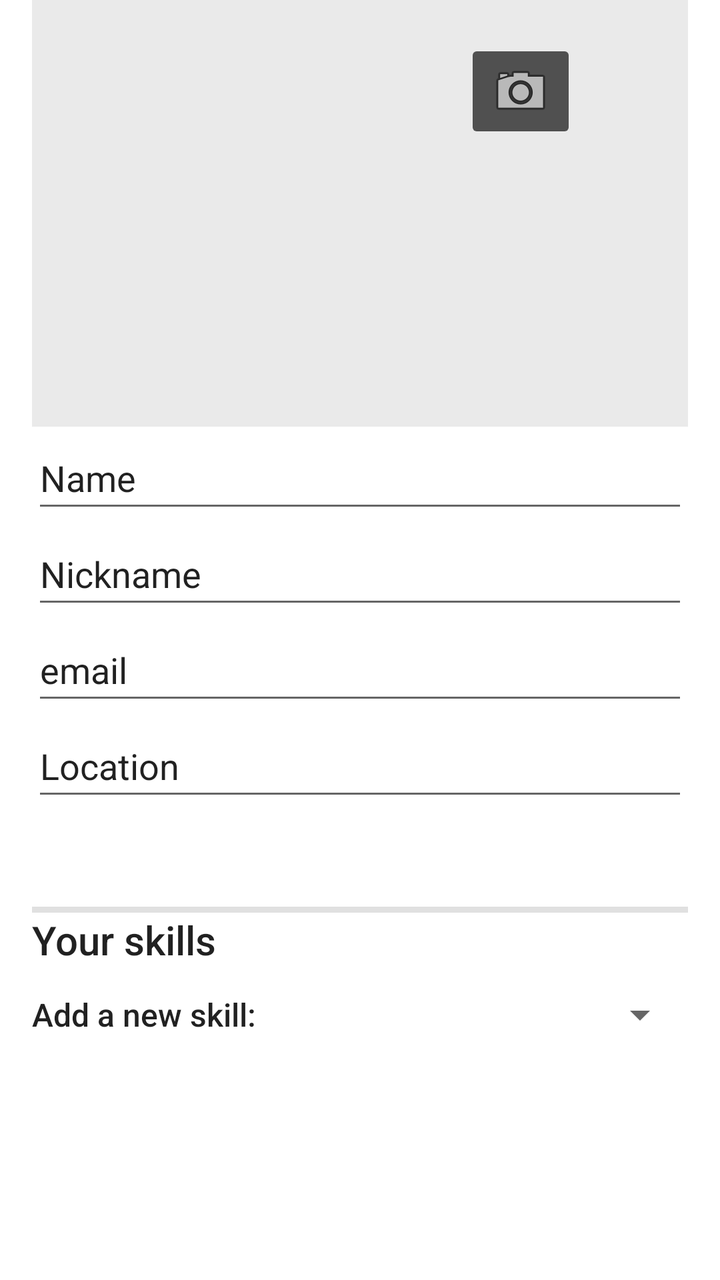
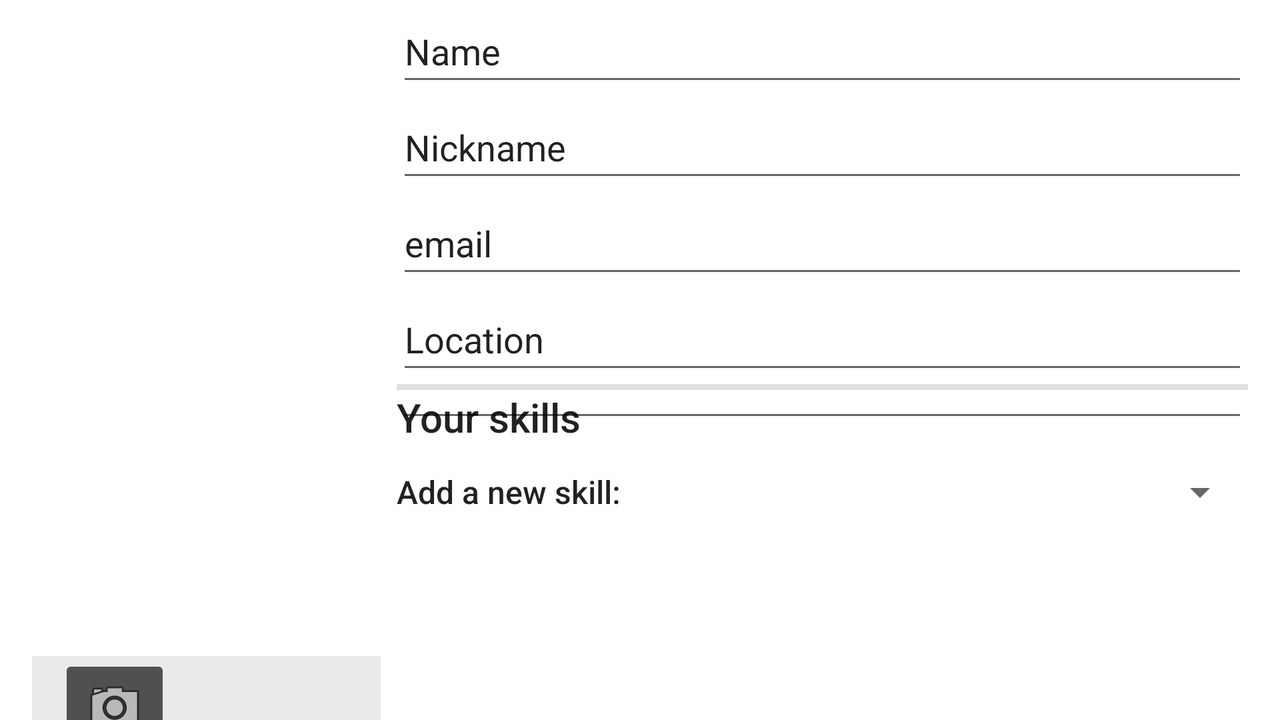

Two renders of one Android screen. The first uses the default layout on a phone; the second uses the alternative layout the repository ships for a different screen configuration, on a matching device. The two XML files are below.
<!-- AndroidManifest.xml: application theme Theme.ShowProfileActivity -->
<!-- res/layout/fragment_edit.xml -->
<?xml version="1.0" encoding="utf-8"?>
<androidx.constraintlayout.widget.ConstraintLayout xmlns:android="http://schemas.android.com/apk/res/android"
    xmlns:app="http://schemas.android.com/apk/res-auto"
    xmlns:tools="http://schemas.android.com/tools"
    android:layout_width="match_parent"
    android:layout_height="match_parent"
    app:layout_constraintVertical_weight="1"
    tools:context=".FirebaseActivity">

    <ImageView
        android:id="@+id/imageView_edit"
        android:layout_width="0dp"
        android:layout_height="0dp"
        android:layout_marginLeft="16dp"
        android:layout_marginRight="16dp"
        android:background="#EAEAEA"
        android:contentDescription="@string/todo"
        app:layout_constraintBottom_toTopOf="@+id/constraintLayout"
        app:layout_constraintEnd_toEndOf="parent"
        app:layout_constraintHorizontal_bias="1.0"
        app:layout_constraintStart_toStartOf="parent"
        app:layout_constraintTop_toTopOf="parent"
        app:layout_constraintVertical_weight="1"
        app:srcCompat="@drawable/avatr" />

    <androidx.constraintlayout.widget.ConstraintLayout
        android:id="@+id/constraintLayout"
        style="add"
        android:layout_width="0dp"
        android:layout_height="0dp"
        android:layout_marginStart="16dp"
        android:layout_marginEnd="16dp"
        app:layout_constraintBottom_toBottomOf="parent"
        app:layout_constraintEnd_toEndOf="parent"
        app:layout_constraintHorizontal_bias="0.0"
        app:layout_constraintStart_toStartOf="parent"
        app:layout_constraintTop_toBottomOf="@+id/imageView_edit"
        app:layout_constraintVertical_weight="2">

        <EditText
            android:id="@+id/edit_fullname"
            android:layout_width="match_parent"
            android:layout_height="wrap_content"
            android:ems="10"
            android:hint="@string/name_and_surname"
            android:inputType="textPersonName"
            android:minHeight="48dp"
            android:text="@string/name"
            app:layout_constraintBottom_toTopOf="@+id/edit_nickname"
            app:layout_constraintEnd_toEndOf="parent"
            app:layout_constraintHorizontal_bias="1.0"
            app:layout_constraintStart_toStartOf="parent"
            app:layout_constraintTop_toTopOf="parent"
            app:layout_constraintVertical_chainStyle="spread" />

        <EditText
            android:id="@+id/edit_nickname"
            android:layout_width="match_parent"
            android:layout_height="wrap_content"
            android:ems="10"
            android:hint="@string/nickname"
            android:inputType="textPersonName"
            android:minHeight="48dp"
            android:text="@string/nickname1"
            app:layout_constraintBottom_toTopOf="@+id/edit_email"
            app:layout_constraintStart_toStartOf="parent"
            app:layout_constraintTop_toBottomOf="@+id/edit_fullname" />

        <EditText
            android:id="@+id/edit_email"
            android:layout_width="match_parent"
            android:layout_height="wrap_content"
            android:ems="10"
            android:hint="@string/email"
            android:inputType="textEmailAddress"
            android:minHeight="48dp"
            android:text="@string/email"
            app:layout_constraintBottom_toTopOf="@+id/edit_location"
            app:layout_constraintEnd_toEndOf="parent"
            app:layout_constraintStart_toStartOf="parent"
            app:layout_constraintTop_toBottomOf="@+id/edit_nickname" />

        <EditText
            android:id="@+id/edit_location"
            android:layout_width="match_parent"
            android:layout_height="wrap_content"
            android:ems="10"
            android:hint="@string/location"
            android:inputType="textPersonName"
            android:minHeight="48dp"
            android:text="@string/location"
            app:layout_constraintBottom_toTopOf="@+id/credit"
            app:layout_constraintEnd_toEndOf="parent"
            app:layout_constraintStart_toStartOf="parent"
            app:layout_constraintTop_toBottomOf="@+id/edit_email" />

        <TextView
            android:id="@+id/credit"
            android:layout_width="match_parent"
            android:layout_height="wrap_content"
            android:minHeight="48dp"
            app:layout_constraintBottom_toTopOf="@+id/divider5"
            app:layout_constraintEnd_toEndOf="parent"
            app:layout_constraintStart_toStartOf="parent"
            app:layout_constraintTop_toBottomOf="@+id/edit_location" />


        <View
            android:id="@+id/divider5"
            android:layout_width="match_parent"
            android:layout_height="3dp"
            android:background="?android:attr/listDivider"
            app:layout_constraintBottom_toTopOf="@+id/textView18"
            app:layout_constraintTop_toBottomOf="@+id/edit_location"
            tools:layout_editor_absoluteX="0dp" />

        <TextView
            android:id="@+id/textView18"
            android:layout_width="match_parent"
            android:layout_height="wrap_content"
            android:text="@string/your_skills"
            android:textAlignment="viewStart"
            android:textAppearance="@style/TextAppearance.AppCompat.Body2"
            android:textSize="20sp"
            app:layout_constraintBottom_toTopOf="@+id/textView19"
            app:layout_constraintTop_toBottomOf="@+id/divider5"
            tools:layout_editor_absoluteX="0dp" />

        <TextView
            android:id="@+id/textView19"
            android:layout_width="120dp"
            android:layout_height="wrap_content"
            android:gravity="center_vertical"
            android:minHeight="48dp"
            android:text="Add a new skill:"
            android:textAppearance="@style/TextAppearance.AppCompat.Body2"
            android:textSize="16sp"
            app:layout_constraintBottom_toTopOf="@id/rv_skill_edit_profile"
            app:layout_constraintEnd_toStartOf="@id/spinnerEditProfile"
            app:layout_constraintStart_toStartOf="parent"
            app:layout_constraintTop_toBottomOf="@+id/textView18" />

        <Spinner
            android:id="@+id/spinnerEditProfile"
            android:layout_width="0dp"
            android:layout_height="wrap_content"
            android:minHeight="48dp"
            android:textAlignment="center"
            app:layout_constraintBottom_toTopOf="@id/rv_skill_edit_profile"
            app:layout_constraintEnd_toEndOf="parent"
            app:layout_constraintHorizontal_bias="1.0"
            app:layout_constraintStart_toEndOf="@+id/textView19"
            app:layout_constraintTop_toBottomOf="@id/textView18" />

        

        <androidx.recyclerview.widget.RecyclerView
            android:id="@+id/rv_skill_edit_profile"
            android:layout_width="0dp"
            android:layout_height="0dp"
            app:layout_constraintBottom_toBottomOf="parent"
            app:layout_constraintEnd_toEndOf="parent"
            app:layout_constraintStart_toStartOf="parent"
            app:layout_constraintTop_toBottomOf="@+id/spinnerEditProfile"
            app:layout_constraintVertical_bias="1.0" />
    </androidx.constraintlayout.widget.ConstraintLayout>

    <ImageButton
        android:id="@+id/imageButton2"
        style="@style/Widget.AppCompat.ImageButton"
        android:layout_width="wrap_content"
        android:layout_height="wrap_content"
        android:backgroundTint="#505050"
        android:contentDescription="@string/imagebutton2"
        app:layout_constraintBottom_toBottomOf="@+id/imageView_edit"
        app:layout_constraintEnd_toEndOf="@+id/imageView_edit"
        app:layout_constraintHorizontal_bias="0.795"
        app:layout_constraintStart_toStartOf="@+id/imageView_edit"
        app:layout_constraintTop_toTopOf="@+id/imageView_edit"
        app:layout_constraintVertical_bias="0.121"
        app:srcCompat="@android:drawable/ic_menu_camera"
        tools:srcCompat="@android:drawable/ic_menu_camera" />

</androidx.constraintlayout.widget.ConstraintLayout>
<!-- resources referenced by this layout -->
<resources>
  <string name="email">email</string>
  <string name="imagebutton2">imageButton2</string>
  <string name="location">Location</string>
  <string name="name">Name</string>
  <string name="name_and_surname">Name and surname</string>
  <string name="nickname">nickname</string>
  <string name="nickname1">Nickname</string>
  <string name="todo">TODO</string>
  <string name="your_skills">Your skills</string>
  <style name="Theme.ShowProfileActivity" parent="Theme.MaterialComponents.DayNight.DarkActionBar">
          
          <item name="colorPrimary">@color/primary_dark</item>
          <item name="colorPrimaryVariant">@color/primary_dark</item>
          <item name="colorOnPrimary">@color/white</item>
          
          <item name="colorSecondary">@color/accent</item>
          <item name="colorSecondaryVariant">@color/primary_dark</item>
          <item name="colorOnSecondary">@color/black</item>
          
          <item name="android:statusBarColor" tools:targetApi="l">?attr/colorPrimaryVariant</item>
          
      </style>
  <color name="primary_dark">#0097A7</color>
  <color name="white">#FFFFFFFF</color>
  <color name="accent">#FFC107</color>
  <color name="black">#FF000000</color>
</resources>
<!-- res/layout-land/fragment_edit.xml (the repository's variant of the layout above) -->
<!-- drawn on the phone turned sideways -->
<?xml version="1.0" encoding="utf-8"?>
<androidx.constraintlayout.widget.ConstraintLayout xmlns:android="http://schemas.android.com/apk/res/android"
    xmlns:app="http://schemas.android.com/apk/res-auto"
    xmlns:tools="http://schemas.android.com/tools"
    android:id="@+id/ConstraintLayout"
    android:layout_width="match_parent"
    android:layout_height="match_parent"
    android:layout_marginStart="16dp"
    android:layout_marginEnd="16dp">

    <ImageView
        android:id="@+id/imageView_edit"
        android:layout_width="0dp"
        android:layout_height="wrap_content"
        android:layout_alignParentStart="true"
        android:layout_marginEnd="16dp"
        android:background="#EAEAEA"
        android:contentDescription="@string/image_profile"
        android:padding="16dp"
        android:scaleType="fitStart"
        app:layout_constraintBottom_toBottomOf="parent"
        app:layout_constraintEnd_toStartOf="@+id/scrollView4"
        app:layout_constraintHorizontal_bias="0.5"
        app:layout_constraintHorizontal_chainStyle="spread_inside"
        app:layout_constraintStart_toStartOf="parent"
        app:layout_constraintTop_toTopOf="parent"
        app:layout_constraintVertical_bias="1.0"
        app:layout_constraintWidth_percent="0.3"
        app:srcCompat="@drawable/avatr" />

    <ScrollView
        android:id="@+id/scrollView4"
        android:layout_width="0dp"
        android:layout_height="match_parent"
        android:layout_alignParentEnd="false"
        app:layout_constraintBottom_toBottomOf="parent"
        app:layout_constraintEnd_toEndOf="parent"
        app:layout_constraintHorizontal_bias="0.5"
        app:layout_constraintTop_toTopOf="parent"
        app:layout_constraintVertical_bias="1.0"
        app:layout_constraintWidth_percent="0.7">

        <androidx.constraintlayout.widget.ConstraintLayout
            android:id="@+id/linearLayout"
            android:layout_width="match_parent"
            android:layout_height="409dp"
            android:orientation="vertical"
            app:layout_constraintBottom_toBottomOf="parent"
            app:layout_constraintHorizontal_bias="0.5"
            app:layout_constraintTop_toTopOf="parent"
            tools:layout_editor_absoluteY="181dp">

            <EditText
                android:id="@+id/edit_fullname"
                android:layout_width="match_parent"
                android:layout_height="wrap_content"
                android:ems="10"
                android:hint="@string/name_and_surname"
                android:inputType="textPersonName"
                android:minHeight="48dp"
                android:text="@string/name"
                app:layout_constraintBottom_toTopOf="@+id/edit_nickname"
                app:layout_constraintEnd_toEndOf="parent"
                app:layout_constraintHorizontal_bias="0.5"
                app:layout_constraintStart_toStartOf="parent"
                app:layout_constraintTop_toTopOf="parent"
                app:layout_constraintVertical_chainStyle="packed" />

            <EditText
                android:id="@+id/edit_nickname"
                android:layout_width="match_parent"
                android:layout_height="wrap_content"
                android:ems="10"
                android:hint="@string/nickname"
                android:inputType="textPersonName"
                android:minHeight="48dp"
                android:text="@string/nickname1"
                app:layout_constraintBottom_toTopOf="@+id/edit_email"
                app:layout_constraintStart_toStartOf="parent"
                app:layout_constraintTop_toBottomOf="@+id/edit_fullname" />

            <EditText
                android:id="@+id/edit_email"
                android:layout_width="match_parent"
                android:layout_height="wrap_content"
                android:ems="10"
                android:hint="@string/email"
                android:inputType="textEmailAddress"
                android:minHeight="48dp"
                android:text="@string/email"
                app:layout_constraintBottom_toTopOf="@+id/edit_location"
                app:layout_constraintEnd_toEndOf="parent"
                app:layout_constraintHorizontal_bias="0.5"
                app:layout_constraintStart_toStartOf="parent"
                app:layout_constraintTop_toBottomOf="@+id/edit_nickname" />

            <EditText
                android:id="@+id/edit_location"
                android:layout_width="match_parent"
                android:layout_height="wrap_content"
                android:ems="10"
                android:hint="@string/location"
                android:inputType="textPersonName"
                android:minHeight="48dp"
                android:text="@string/location"
                app:layout_constraintEnd_toEndOf="parent"
                app:layout_constraintHorizontal_bias="0.5"
                app:layout_constraintStart_toStartOf="parent"
                app:layout_constraintTop_toBottomOf="@+id/edit_email"/>
            <EditText
                android:id="@+id/credit"
                android:layout_width="match_parent"
                android:layout_height="wrap_content"
                android:minHeight="48dp"
                android:textSize="16sp"
                android:editable="false"
                android:gravity="center_vertical"
                app:layout_constraintBottom_toTopOf="@+id/divider5"
                app:layout_constraintEnd_toEndOf="parent"
                app:layout_constraintStart_toStartOf="parent"
                app:layout_constraintTop_toBottomOf="@+id/edit_location" />



            <View
                android:id="@+id/divider5"
                android:layout_width="match_parent"
                android:layout_height="3dp"
                android:background="?android:attr/listDivider"
                app:layout_constraintBottom_toTopOf="@+id/textView18"
                app:layout_constraintTop_toBottomOf="@+id/edit_location"
                tools:layout_editor_absoluteX="0dp" />

            <TextView
                android:id="@+id/textView18"
                android:layout_width="match_parent"
                android:layout_height="wrap_content"
                android:text="@string/your_skills"
                android:textAlignment="viewStart"
                android:textAppearance="@style/TextAppearance.AppCompat.Body2"
                android:textSize="20sp"
                app:layout_constraintBottom_toTopOf="@+id/textView19"
                app:layout_constraintTop_toBottomOf="@+id/divider5"
                tools:layout_editor_absoluteX="0dp" />

            <TextView
                android:id="@+id/textView19"
                android:layout_width="120dp"
                android:layout_height="wrap_content"
                android:gravity="center_vertical"
                android:minHeight="48dp"
                android:text="Add a new skill:"
                android:textAppearance="@style/TextAppearance.AppCompat.Body2"
                android:textSize="16sp"
                app:layout_constraintBottom_toTopOf="@id/rv_skill_edit_profile"
                app:layout_constraintEnd_toStartOf="@id/spinnerEditProfile"
                app:layout_constraintStart_toStartOf="parent"
                app:layout_constraintTop_toBottomOf="@+id/textView18" />

            <Spinner
                android:id="@+id/spinnerEditProfile"
                android:layout_width="0dp"
                android:layout_height="wrap_content"
                android:minHeight="48dp"
                android:textAlignment="center"
                app:layout_constraintBottom_toTopOf="@id/rv_skill_edit_profile"
                app:layout_constraintEnd_toEndOf="parent"
                app:layout_constraintHorizontal_bias="1.0"
                app:layout_constraintStart_toEndOf="@+id/textView19"
                app:layout_constraintTop_toBottomOf="@id/textView18"
                app:layout_constraintVertical_bias="0.53" />

            <androidx.recyclerview.widget.RecyclerView
                android:id="@+id/rv_skill_edit_profile"
                android:layout_width="0dp"
                android:layout_height="wrap_content"
                app:layout_constraintBottom_toBottomOf="parent"
                app:layout_constraintEnd_toEndOf="parent"
                app:layout_constraintHorizontal_bias="0.0"
                app:layout_constraintStart_toStartOf="parent"
                app:layout_constraintTop_toBottomOf="@+id/spinnerEditProfile" />


        </androidx.constraintlayout.widget.ConstraintLayout>
    </ScrollView>

    <ImageButton
        android:id="@+id/imageButton2"
        android:layout_width="wrap_content"
        android:layout_height="wrap_content"
        android:backgroundTint="#505050"
        android:contentDescription="@string/imagebutton2"
        app:layout_constraintBottom_toBottomOf="parent"
        app:layout_constraintEnd_toEndOf="parent"
        app:layout_constraintHorizontal_bias="0.024"
        app:layout_constraintStart_toStartOf="parent"
        app:layout_constraintTop_toTopOf="@+id/imageView_edit"
        app:layout_constraintVertical_bias="0.044"
        app:srcCompat="@android:drawable/ic_menu_camera" />
</androidx.constraintlayout.widget.ConstraintLayout>
<!-- resources referenced by the variant -->
<!-- as the phone turned sideways resolves them -->
<resources>
  <string name="email">email</string>
  <string name="image_profile">image profile</string>
  <string name="imagebutton2">imageButton2</string>
  <string name="location">Location</string>
  <string name="name">Name</string>
  <string name="name_and_surname">Name and surname</string>
  <string name="nickname">nickname</string>
  <string name="nickname1">Nickname</string>
  <string name="your_skills">Your skills</string>
  <style name="Theme.ShowProfileActivity" parent="Theme.MaterialComponents.DayNight.DarkActionBar">
          
          <item name="colorPrimary">@color/primary_dark</item>
          <item name="colorPrimaryVariant">@color/primary_dark</item>
          <item name="colorOnPrimary">@color/white</item>
          
          <item name="colorSecondary">@color/accent</item>
          <item name="colorSecondaryVariant">@color/primary_dark</item>
          <item name="colorOnSecondary">@color/black</item>
          
          <item name="android:statusBarColor" tools:targetApi="l">?attr/colorPrimaryVariant</item>
          
      </style>
  <color name="primary_dark">#0097A7</color>
  <color name="white">#FFFFFFFF</color>
  <color name="accent">#FFC107</color>
  <color name="black">#FF000000</color>
</resources>
